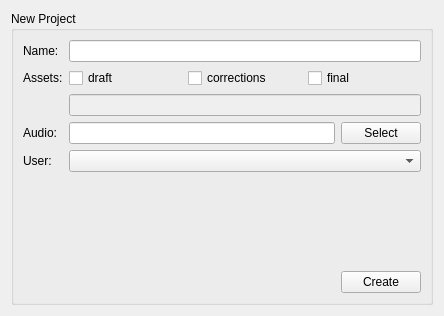
<?xml version="1.0" encoding="UTF-8"?>
<ui version="4.0">
 <class>Form</class>
 <widget class="QWidget" name="Form">
  <property name="geometry">
   <rect>
    <x>0</x>
    <y>0</y>
    <width>444</width>
    <height>316</height>
   </rect>
  </property>
  <property name="windowTitle">
   <string>Form</string>
  </property>
  <layout class="QGridLayout" name="gridLayout_2">
   <item row="0" column="0">
    <widget class="QGroupBox" name="groupBox">
     <property name="title">
      <string>New Project</string>
     </property>
     <layout class="QGridLayout" name="gridLayout">
      <item row="1" column="1">
       <layout class="QHBoxLayout" name="horizontalLayout">
        <item>
         <widget class="QCheckBox" name="draftBox">
          <property name="text">
           <string>draft</string>
          </property>
         </widget>
        </item>
        <item>
         <widget class="QCheckBox" name="correctionsBox">
          <property name="text">
           <string>corrections</string>
          </property>
         </widget>
        </item>
        <item>
         <widget class="QCheckBox" name="finalBox">
          <property name="text">
           <string>final</string>
          </property>
         </widget>
        </item>
       </layout>
      </item>
      <item row="3" column="0">
       <widget class="QLabel" name="label_4">
        <property name="text">
         <string>Audio:</string>
        </property>
       </widget>
      </item>
      <item row="1" column="0">
       <widget class="QLabel" name="label_2">
        <property name="text">
         <string>Assets:</string>
        </property>
       </widget>
      </item>
      <item row="0" column="1">
       <widget class="QLineEdit" name="nameBox"/>
      </item>
      <item row="2" column="1">
       <widget class="QLineEdit" name="assetsBox">
        <property name="enabled">
         <bool>false</bool>
        </property>
        <property name="readOnly">
         <bool>true</bool>
        </property>
       </widget>
      </item>
      <item row="6" column="1">
       <spacer name="verticalSpacer">
        <property name="orientation">
         <enum>Qt::Vertical</enum>
        </property>
        <property name="sizeHint" stdset="0">
         <size>
          <width>20</width>
          <height>40</height>
         </size>
        </property>
       </spacer>
      </item>
      <item row="4" column="0">
       <widget class="QLabel" name="label_3">
        <property name="text">
         <string>User:</string>
        </property>
       </widget>
      </item>
      <item row="4" column="1">
       <widget class="QComboBox" name="userBox"/>
      </item>
      <item row="3" column="1">
       <layout class="QHBoxLayout" name="horizontalLayout_4">
        <item>
         <widget class="QLineEdit" name="audioFileBox"/>
        </item>
        <item>
         <widget class="QPushButton" name="selectAudioButt">
          <property name="focusPolicy">
           <enum>Qt::NoFocus</enum>
          </property>
          <property name="text">
           <string>Select</string>
          </property>
         </widget>
        </item>
       </layout>
      </item>
      <item row="0" column="0">
       <widget class="QLabel" name="label">
        <property name="text">
         <string>Name:</string>
        </property>
       </widget>
      </item>
      <item row="8" column="0" colspan="2">
       <layout class="QHBoxLayout" name="horizontalLayout_2">
        <item>
         <spacer name="horizontalSpacer">
          <property name="orientation">
           <enum>Qt::Horizontal</enum>
          </property>
          <property name="sizeHint" stdset="0">
           <size>
            <width>40</width>
            <height>20</height>
           </size>
          </property>
         </spacer>
        </item>
        <item>
         <widget class="QPushButton" name="createButt">
          <property name="focusPolicy">
           <enum>Qt::NoFocus</enum>
          </property>
          <property name="text">
           <string>Create</string>
          </property>
         </widget>
        </item>
       </layout>
      </item>
      <item row="7" column="0" colspan="2">
       <widget class="QLabel" name="messageLabel">
        <property name="text">
         <string/>
        </property>
        <property name="alignment">
         <set>Qt::AlignCenter</set>
        </property>
       </widget>
      </item>
     </layout>
    </widget>
   </item>
  </layout>
 </widget>
 <resources/>
 <connections/>
</ui>
